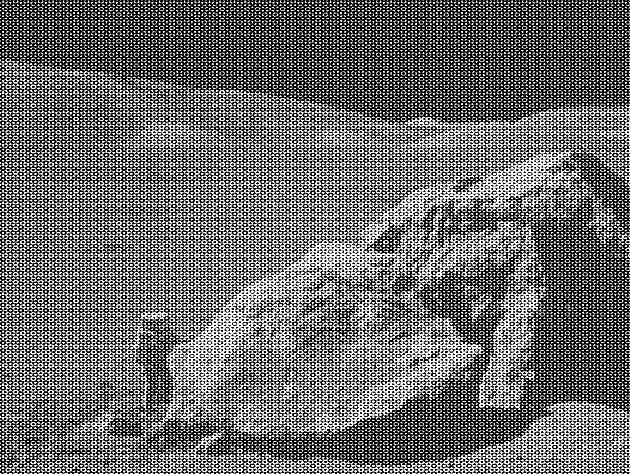
#> input picture image/moonlanding.png, 630 x 474 px
$ python bpf.py
#> lines starting #> are read from the running program, lines starting #| are printed output that depends on the picture; after the words box and inside, x2 and y2 are one past the last pixel; in counts of white or black regions, pixels touching at a corner belong together
# BPF 영상복원
# 70%, 80%, 90% 이상의 높은 주파수 성분을 통과
# 70~90% 대역 통과 필터
import numpy as np
import matplotlib.pyplot as plt
from skimage.io import imread
import os

# 상대 경로로 이미지 파일 설정 (CV/source/BPF/bpf.py -> CV/image/moonlanding.png)
image_path = '../../image/moonlanding.png'

# 디버깅을 위한 경로 정보 출력
print("현재 작업 디렉토리:", os.getcwd())
print("현재 파일 위치:", os.path.abspath(__file__))
print("시도하는 이미지 경로:", os.path.abspath(image_path))

# SNR 계산 함수
def signaltonoise(a, axis=0, ddof=0):
    a = np.asanyarray(a)
    m = a.mean(axis)
    sd = a.std(axis=axis, ddof=ddof)
    return np.where(sd == 0, 0, m / sd)

# 이미지 불러오기
if not os.path.exists(image_path):
    print(f"파일 {image_path} 을(를) 찾을 수 없습니다.")
    exit()

# 이미지 (이미 회색조라 처리X)
im = imread(image_path)
#> im is the input picture: shape (474, 630); min 0, max 255, mean 108.1

# 주파수 스펙트럼 시각화
freq = np.fft.fft2(im)
freq_shifted = np.fft.fftshift(freq)    # 주파수 정렬(DC 0,0 성분 중앙)
spectrum_magnitude = np.abs(freq_shifted)

plt.figure(figsize=(15, 10))
plt.imshow(np.log10(spectrum_magnitude), cmap='gray')
plt.title('Frequency Magnitude Spectrum (Center Zeroed)')
plt.colorbar()
plt.axis('off')
plt.show()

# 주파수 에너지 분포 분석 (반지름 기준)
h, w = im.shape
#> h = 474; w = 630
cx, cy = w // 2, h // 2
#> cx = 315; cy = 237
y, x = np.ogrid[:h, :w]
#> y = 474 values from 0 to 473
distance = np.sqrt((x - cx)**2 + (y - cy)**2)

r_max = int(distance.max())
#> r_max = 394
radius_energy = np.zeros(r_max + 1)
#> radius_energy = 395 values from 0 to 0

# 각 주파수별 에너지의 총합
for r in range(r_max + 1):
    mask = (distance >= r) & (distance < r + 1)
    radius_energy[r] = spectrum_magnitude[mask].sum()
#> after the loop, radius_energy = 395 values, max 55661851.4 at index 177, min 5654 at index 394, mean 9869060.2

plt.figure(figsize=(15, 10))
normalized_energy = (radius_energy / np.sum(radius_energy)) * 100
#> normalized_energy = 395 values, max 1.43 at index 177, min 0.000145 at index 394, mean 0.253
plt.plot(normalized_energy)
plt.title('Radius Energy Distribution (%)')
plt.xlabel('Radius from Center')
plt.ylabel('Energy (%)')
plt.grid(True)
plt.show()
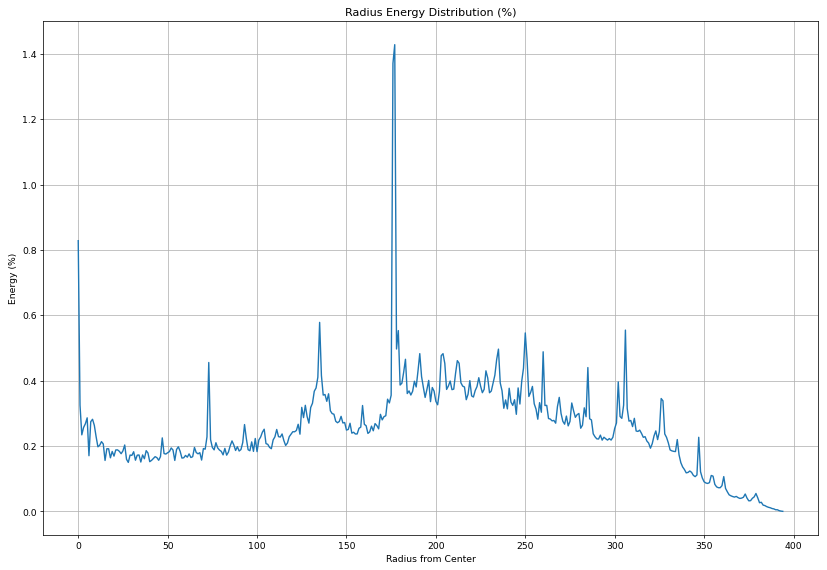
#> figure drawn by matplotlib, 1 panel; curve peaks at x = 177, y = 1.43

# 누적 에너지 계산
cumulative_energy = np.cumsum(radius_energy)
#> cumulative_energy = 395 values from 32282606 to 3.9e+09
normalized_cumulative = cumulative_energy / cumulative_energy[-1] * 100 # % 계산
#> normalized_cumulative = 395 values from 0.828 to 100

# 컷오프 반지름 (70%, 80%, 90%)
cutoff_percentages = [70, 80, 90]
cutoff_radius = [np.argmax(normalized_cumulative >= p) for p in cutoff_percentages]
#> cutoff_radius = [244, 274, 309]

# 누적 에너지 시각화
plt.figure(figsize=(15, 10))
plt.plot(normalized_cumulative)
plt.title('Cumulative Frequency Energy vs Radius')
plt.xlabel('Radius (Frequency Distance from Center)')
plt.ylabel('Cumulative Energy (%)')
plt.grid(True)

for p, r in zip(cutoff_percentages, cutoff_radius):
    plt.axvline(x=r, linestyle='--', label=f'{p}% → r ≥ {r}')
#> this loop made 3 passes
#> (p, r) on passes 1 to 3: (70, 244), (80, 274), (90, 309)

plt.legend()
plt.tight_layout()
plt.show()
#> figure, not shown here; curve peaks at x = 394, y = 100

# 기존 누적 에너지에서 원하는 % 구간 성분만 통과 (BPF)
# 70~80%, 80~90%, 70~90%
cutoff_percentages = [(0.7, 0.8), (0.8, 0.9), (0.7, 0.9)]
bpf_images = []

for p_low, p_high in cutoff_percentages:
    r_low = np.argmax(normalized_cumulative >= p_low * 100)
    r_high = np.argmax(normalized_cumulative >= p_high * 100)

    # 대역 통과 마스크: r_low <= r < r_high
    mask = (distance >= r_low) & (distance < r_high)
    filtered_freq = freq_shifted * mask
    restored = np.fft.ifft2(np.fft.ifftshift(filtered_freq)).real
    bpf_images.append(((p_low, p_high), (r_low, r_high), restored))
#> this loop made 3 passes
#> (r_low, r_high) on passes 1 to 3: (244, 274), (274, 309), (244, 309)
#> pass 1, `mask = (distance >= r_low) & (distance < r_high)`:
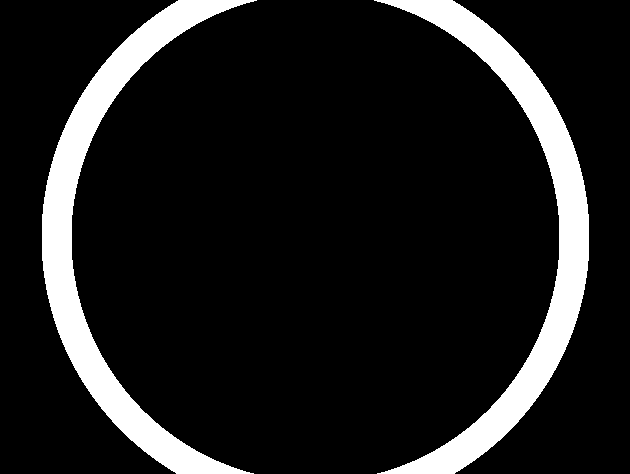
#> mask: shape (474, 630) bool; 12.1% white; 2 white regions, box (x1, y1, x2, y2) and area: (42, 0, 257, 474) 18073, (374, 0, 589, 474) 18073
#> pass 1, `restored = np.fft.ifft2(np.fft.ifftshift(filtered_freq)).real`:
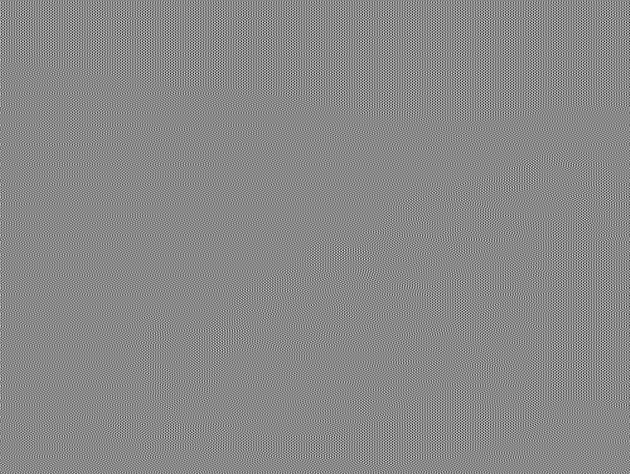
#> restored: shape (474, 630) float64; min -72.66, max 62.45, mean 0; drawn with min black and max white
#> after the loop, bpf_images = 3 items

# 결과 시각화
plt.figure(figsize=(16, 4))
plt.subplot(1, len(bpf_images) + 1, 1)
plt.imshow(im, cmap='gray')
plt.title('Original')
plt.axis('off')

for i, ((p1, p2), (r1, r2), img) in enumerate(bpf_images):
    plt.subplot(1, len(bpf_images) + 1, i + 2)
    plt.imshow(np.clip(img, 0, 255), cmap='gray')
    plt.title(f'{int(p1*100)}%~{int(p2*100)}%\n(r {r1}~{r2})')
    plt.axis('off')
#> this loop made 3 passes
#> (p1, p2, r1, r2) on passes 1 to 3: (0.7, 0.8, 244, 274), (0.8, 0.9, 274, 309), (0.7, 0.9, 244, 309)

plt.tight_layout()
plt.show()
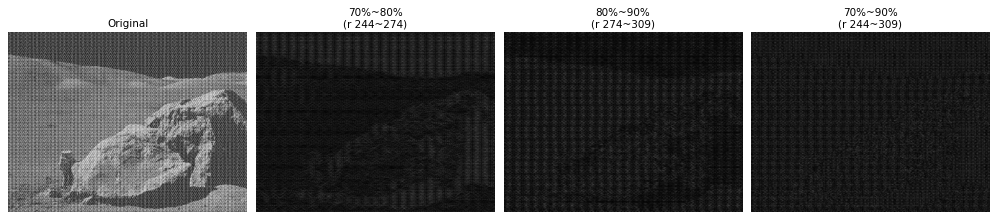
#> figure drawn by matplotlib, 4 panels

print("--- 필터링 결과에 대한 SNR (Band-Pass Filter) ---")
for (p1, p2), (r1, r2), img in bpf_images:
    img_clipped = np.clip(img, 0, 255).astype(np.uint8)
    snr_val = signaltonoise(img_clipped, axis=None)
    print(f"주파수 대역 {int(p1*100)}% ~ {int(p2*100)}% (r: {r1} ~ {r2}) SNR = {snr_val:.4f}")
#> this loop made 3 passes
#> (p1, p2, r1, r2, m in signaltonoise, sd in signaltonoise, snr_val) on passes 1 to 3: (0.7, 0.8, 244, 274, 5.47, 8.01, 0.683), (0.8, 0.9, 274, 309, 6.49, 10.33, 0.629), (0.7, 0.9, 244, 309, 8.84, 13.11, 0.674)
#| 주파수 대역 70% ~ 80% (r: 244 ~ 274) SNR = 0.6830
#| 주파수 대역 80% ~ 90% (r: 274 ~ 309) SNR = 0.6288
#| 주파수 대역 70% ~ 90% (r: 244 ~ 309) SNR = 0.6739
#> pass 1, `img_clipped = np.clip(img, 0, 255).astype(np.uint8)`:
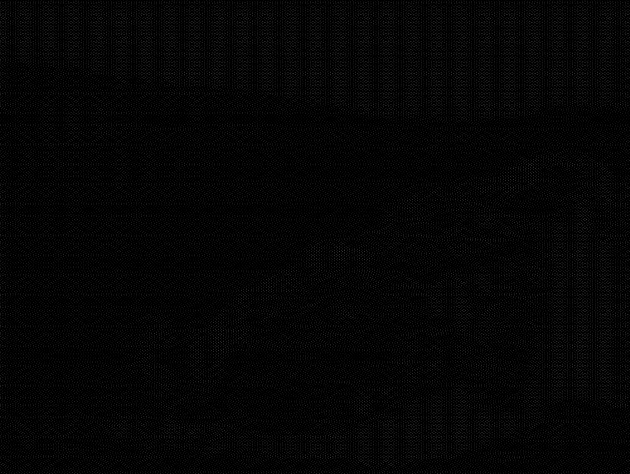
#> img_clipped: shape (474, 630); min 0, max 62, mean 5.5


# Band-Stop Filter (BPF) 영상 복원 (진짜)
# 잡음 추정 반지름 범위
r_noise_min = 150
r_noise_max = 200

# 거리 기반 마스크 생성: 150 ≤ r < 200 영역만 제거 (Band-Stop)
mask = ~((distance >= r_noise_min) & (distance < r_noise_max))

# 필터링 및 복원
filtered_freq = freq_shifted * mask
restored = np.fft.ifft2(np.fft.ifftshift(filtered_freq)).real
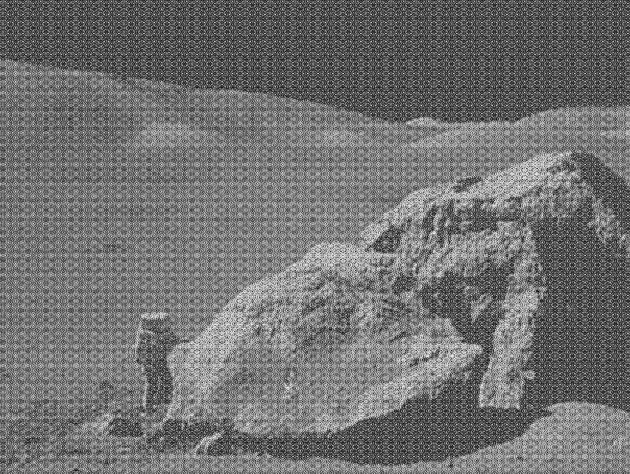
#> restored: shape (474, 630) float64; min -29.17, max 278.9, mean 108.1; drawn with min black and max white

# 시각화
plt.figure(figsize=(10, 5))
plt.subplot(1, 2, 1)
plt.imshow(im, cmap='gray')
plt.title('Original')
plt.axis('off')

plt.subplot(1, 2, 2)
plt.imshow(np.clip(restored, 0, 255), cmap='gray')
plt.title(f'Filtered (r {r_noise_min}~{r_noise_max} filtering)')
plt.axis('off')

plt.tight_layout()
plt.show()
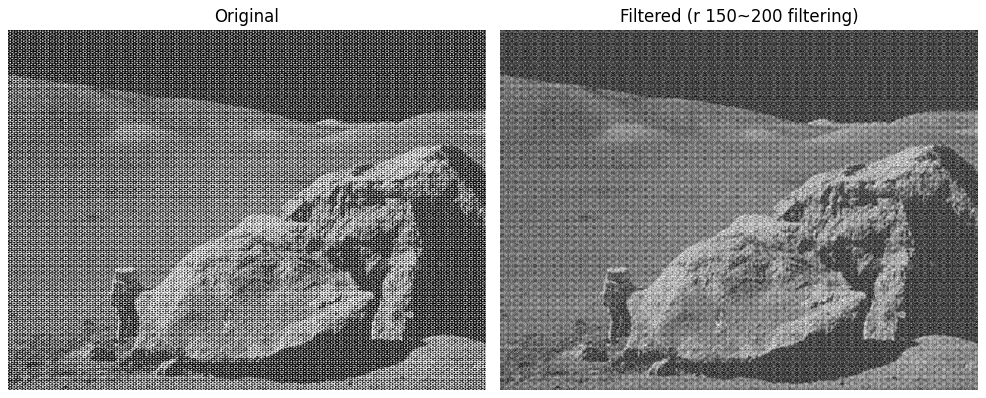
#> figure drawn by matplotlib, 2 panels

# SNR 계산
restored_clipped = np.clip(restored, 0, 255).astype(np.uint8)
snr_val = signaltonoise(restored_clipped, axis=None)
#> snr_val = 2.19
print(f"Filtered Image SNR (r = {r_noise_min}~{r_noise_max} filtering): {snr_val:.4f}")
#| Filtered Image SNR (r = 150~200 filtering): 2.1877
